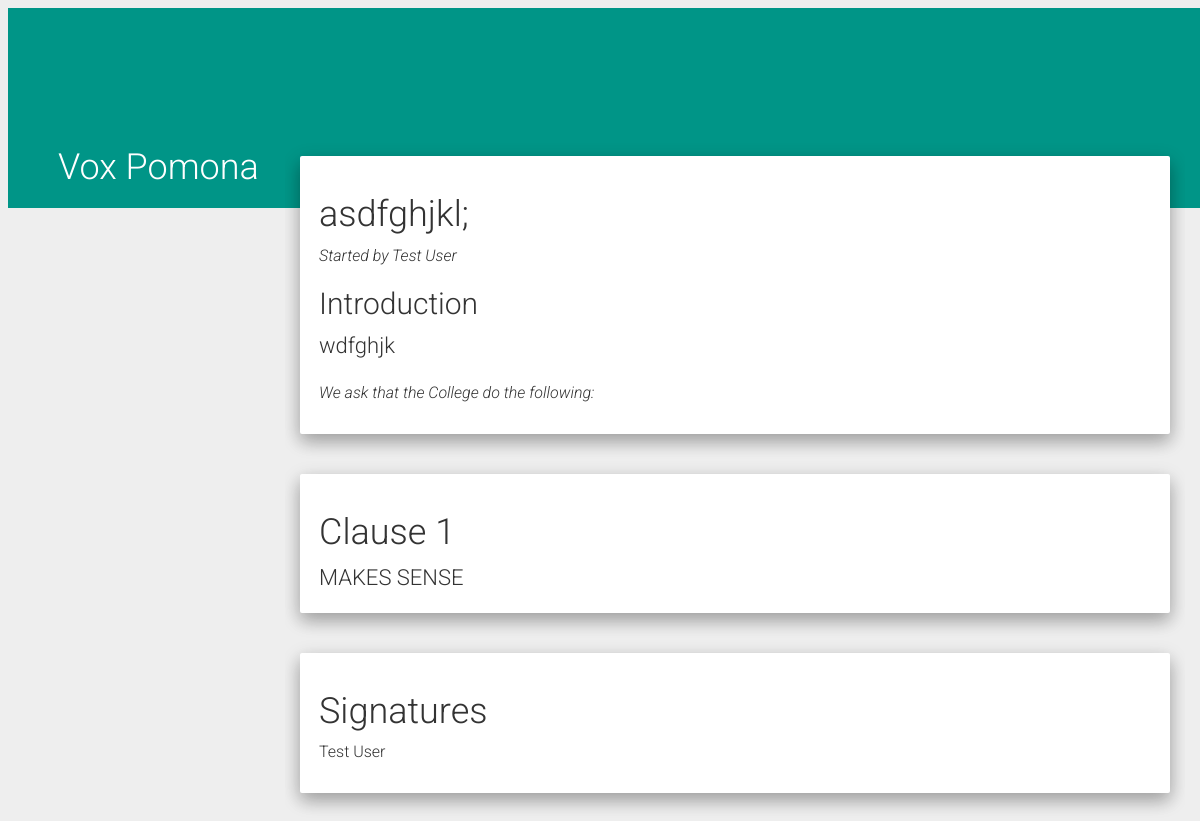
The app's page /petition/4/ with its own data.
### VoxPomona/models.py (models this page shows, shortened)
class Petition(models.Model):
    userID = models.ForeignKey(UserInfo, to_field = 'email', on_delete = models.CASCADE)
    petitionID = models.AutoField(primary_key = True)
    ACADEMICS = 'AC'
    ADMINISTRATIVE_ACTION = 'AA'
    CAMPUS_FACILITIES = 'CF'
    COLLEGE_POLICY = 'CP'
    DINING_HALLS = 'DH'
    EXTRACURRICULAR_ACTIVITIES = 'EA'
    RESIDENCE_HALLS = 'RH'
    OTHER = 'OT'
    PETITION_CATEGORY_CHOICES = (
        (ACADEMICS,'Academics'),
        (ADMINISTRATIVE_ACTION, 'Administrative Action'),
        (CAMPUS_FACILITIES, 'Campus Facilities'),
        (COLLEGE_POLICY, 'Campus Policy'),
        (DINING_HALLS, 'Dining Halls'),
        (EXTRACURRICULAR_ACTIVITIES, 'Extracurricular Activities'),
        (RESIDENCE_HALLS, 'Residence Halls'),
        (OTHER,'Other'),
        )
    category = models.CharField(
        max_length = 2,
        choices = PETITION_CATEGORY_CHOICES,
        blank = True
        )
    open_time = models.DateTimeField()
    last_updated = models.DateTimeField()
    threshold = 10
    title = models.CharField(max_length = 50)
    summary = models.CharField(max_length = 1000)
    PERM_CHOICES = (('1','view'),('2','view, sign'),('3','view, sign, comment'),
        ('4','view, sign, comment, propose changes'))
    stu_permission = models.CharField(max_length = 1, choices = PERM_CHOICES, default = 4)
    staff_permission = models.CharField(max_length = 1, choices = PERM_CHOICES, default = 4)
    faculty_permission = models.CharField(max_length = 1, choices = PERM_CHOICES, default = 4)
    finalized = models.BooleanField()
    def get_creator_name(self):
        creator = self.userID
        user = UserInfo.objects.get(email=creator)
        return user.name
    def get_signatures(self):
        return Sign.objects.filter(petitionID=self.petitionID)

class UserInfo(models.Model):
    email = models.EmailField(max_length = 100, unique = True)
    name = models.CharField(max_length = 100)
    USER_TYPE = (('STU','Student'), ('STA','Staff'),('FAC','Faculty'))
    user_type = models.CharField(max_length = 3, choices = USER_TYPE, default = 'STU')
    user = models.OneToOneField(settings.AUTH_USER_MODEL, related_name = "UserInfo", on_delete = models.CASCADE)
    def __str__(self):
        return (self.email)

class Clause(models.Model):
    clauseID = models.AutoField(primary_key=True)
    petitionID = models.ForeignKey(Petition, on_delete=models.CASCADE)
    index = models.IntegerField()
    content = models.CharField(max_length=500, default='New Clause')
    time = models.DateTimeField(auto_now_add=True)

class Sign(models.Model):
    userID = models.ForeignKey(UserInfo, to_field = 'email', on_delete=models.CASCADE)
    petitionID = models.ForeignKey(Petition) #on-delete???
    time = models.DateTimeField()
    def get_name(self):
        return UserInfo.objects.get(email=self.userID).name
    class Meta:
        unique_together = ("userID","petitionID")

### VoxPomona/views.py (the view)
# urls.py: url(r'^petition/([0-9]+)/$', views.display_petition),
def display_petition(request, pid):
    petition = Petition.objects.get(petitionID = pid)
    pet_clauses = Clause.objects.filter(petitionID=pid).order_by('index')
    petDict = {
        'petition' : petition, \
        'clauses' : pet_clauses
    }
    if not petition:
        return HttpResponse("This petition doesn't exist.")
    elif petition.finalized:
        return render(request, 'petition.html', petDict)
    else:
        return HttpResponse("Petition not finalized.")

### VoxPomona/templates/petition.html
{% extends 'base.html' %}
{% load staticfiles %}
{% block content %}
<div class="pages col-xs-9">
	<div class ="well">
    <h1>{{ petition.title }}</h1>
    <p><em>Started by {{ petition.get_creator_name }}</em></p>
    <h2> Introduction </h2>
    <span class="pet_content">{{ petition.summary }}</span>
    <br /> <br />
    <p><em>We ask that the College do the following:</em></p>
  </div>
  <br />
  {% for cl in clauses %}
    <div class="well">
      <h1>Clause {{ forloop.counter }}</h1>
      <span class="pet_content">{{ cl.content }}</span>
    </div>
    <br />
  {% endfor %}
  <div class ="well">
    <h1>Signatures</h1>
    {% for sig in petition.get_signatures %}
      <p>{{sig.get_name}}</p>
    {% endfor %}
  </div>
</div>
{% endblock %}

### VoxPomona/static/css/base.css (style rules this page uses)
* { box-sizing: border-box; }
.pages { position: absolute; top: 0; right: 15px; z-index: 4; padding: 15px; padding-top: 156px; overflow: auto; width: 75%; }
.pages > div { padding: 0 5px; padding-top: 128px; }
.pet_content { font-size: 22px; }

### records on screen
Petition: title "asdfghjkl;", get_creator_name "Test User", summary "wdfghjk"
Clause: content "MAKES SENSE"
Sign: get_name "Test User"
